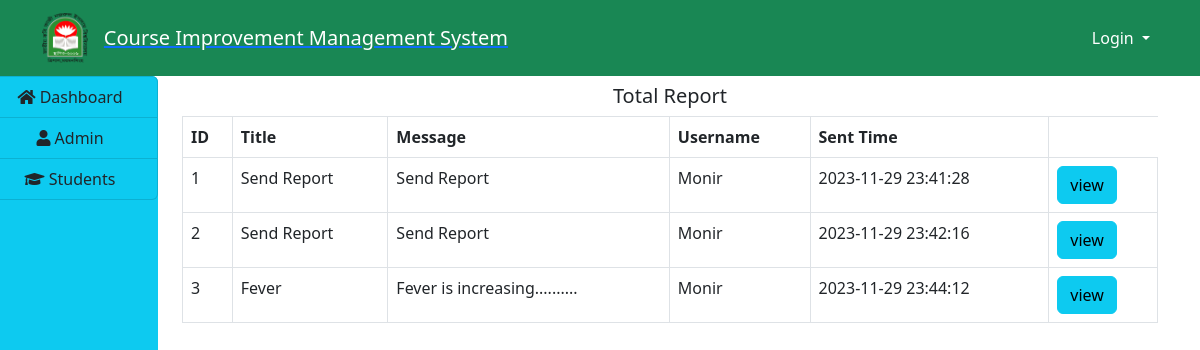
Page /admin/report.php on the committed database.
### tables this page shows
CREATE TABLE `report` (
  `id` int(11) NOT NULL,
  `title` varchar(200) NOT NULL,
  `message` varchar(200) NOT NULL,
  `username` varchar(200) NOT NULL,
  `date_send` varchar(150) NOT NULL
);

### admin/report.php (the view, shortened to what this page needs)
<!DOCTYPE html>
<html>
    <head>
    </head>
    <body>
        <?php
            include("../include/header.php");
            include("../include/connect.php")
        ?>
    <div class="container-fluid">
        <div class="col-md-12">
            <div class="row">
                <div class="col-md-2" style="margin-left:-30px;">
                    <?php
                        include("sidenav.php");
                    ?>
                </div>
                <div class="col-md-10">
                    <h5 class="text-center my-2">Total Report</h5>
                    <?php
                        $query="SELECT* FROM report";
                        $res=mysqli_query($conn,$query);
                        $output="";
                        $output.="
                            <table class='table table-bordered'>
                            <tr>
                                <th>ID</th>
                                <th>Title</th>
                                <th>Message</th>
                                <th>Username</th>
                                <th>Sent Time</th>
                            </tr>
                        ";
                        while($row=mysqli_fetch_array($res)){
                            $output.="
                                <tr>
                                    <td>".$row['id']."</td>
                                    <td>".$row['title']."</td>
                                    <td>".$row['message']."</td>
                                    <td>".$row['username']."</td>
                                    <td>".$row['date_send']."</td>
                                    <td>
                                        <a href='view.php?id=".$row['id']."'>
                                        <button class='btn btn-info'>view</button>
                                        </a>
                                    </td>
                            ";
                        }
                        $output.="
                        </tr>
                        </table
                        ";
                            echo $output;
                    ?>
                </div>
            </div>
        </div>
    </div>
    </body>
</html>

### rows in the picture
report: id "1", title "Send Report", message "Send Report", username "Monir", date_send "2023-11-29 23:41:28"
report: id "2", title "Send Report", message "Send Report", username "Monir", date_send "2023-11-29 23:42:16"
report: id "3", title "Fever", message "Fever is increasing..........", username "Monir", date_send "2023-11-29 23:44:12"
